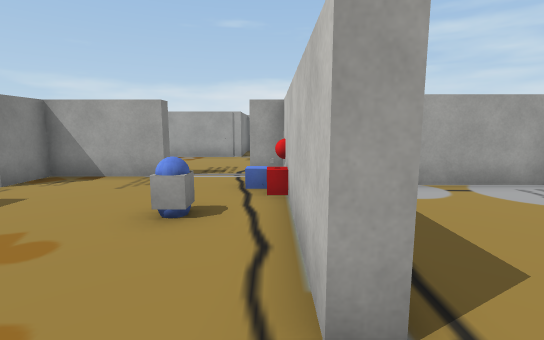
[1] (above)

18 first-person views from a walk through a scene from a Unity 3-D project. The camera is 1.5 m above the floor, tilts 8° down and sees 85° across. The floor is counted in squares, 1.14 m on a side. Each view is taken from the middle of a square. On the plan, view 1 faces up. The plan holds only what a view shows up to about 14 squares ahead; the rest is blank. The player is left out. Some surface patterns are stand-ins.

[2]
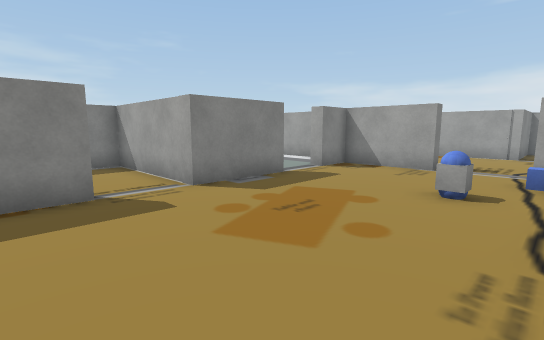

[3]
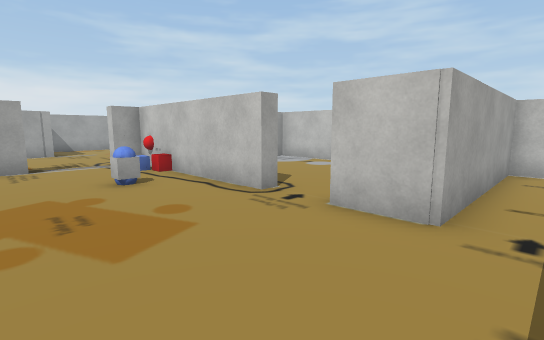

[4]
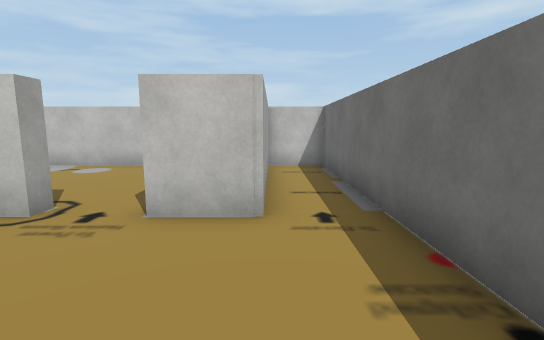

[5]
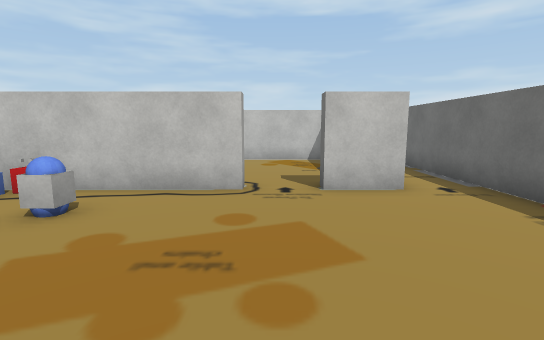

[6]
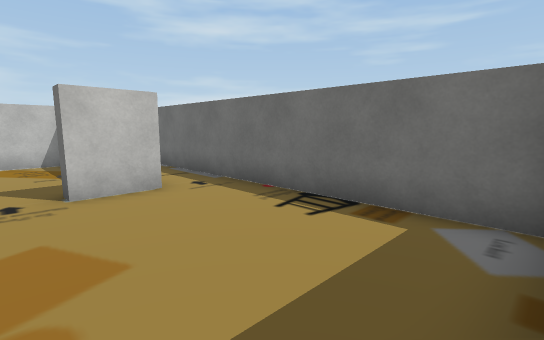

[7]
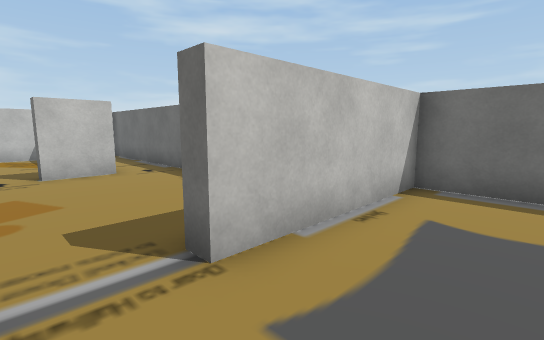

[8]
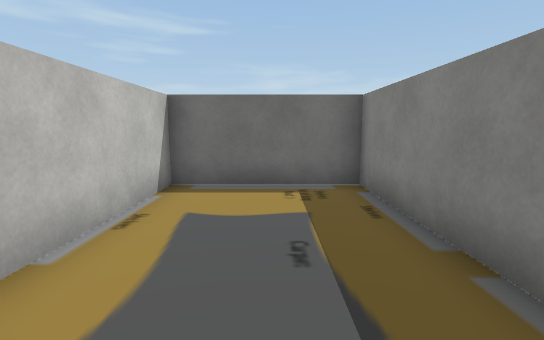

[9]
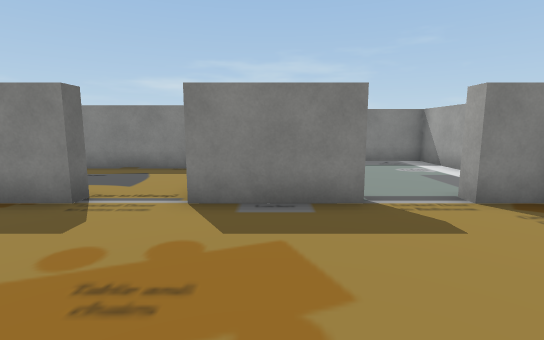

[10]
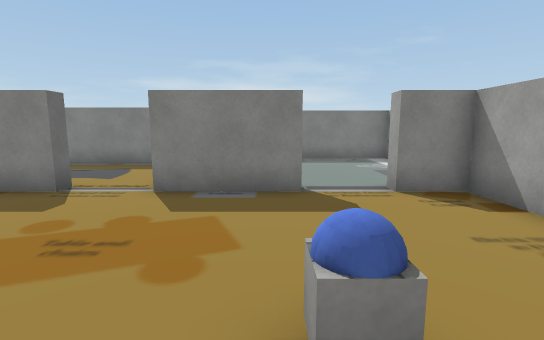

[11]
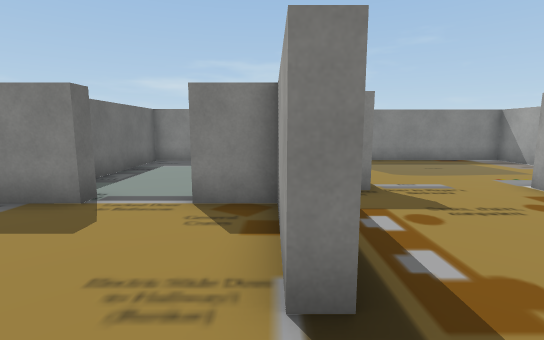

[12]
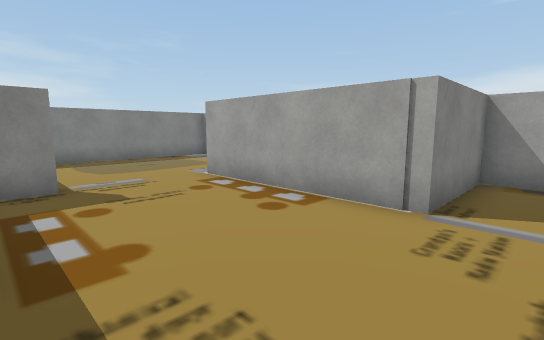

[13]
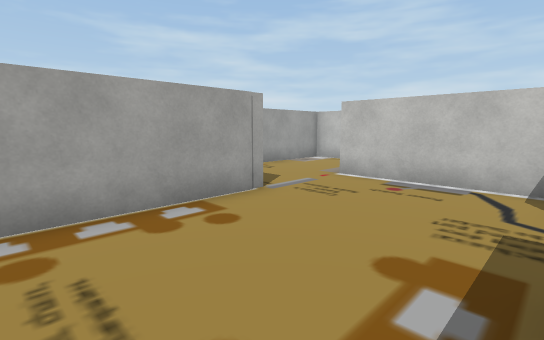

[14]
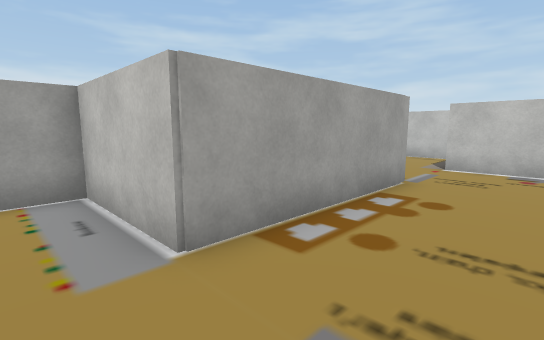

[15]
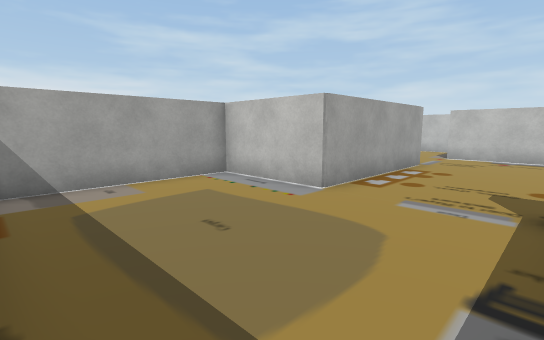

[16]
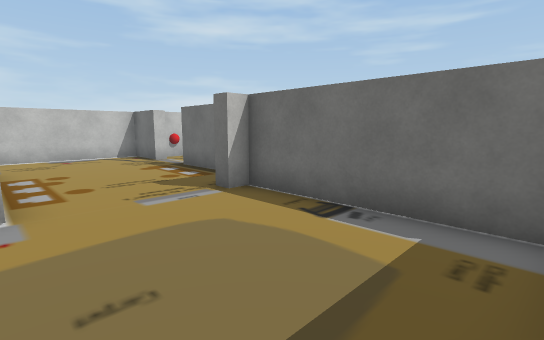

[17]
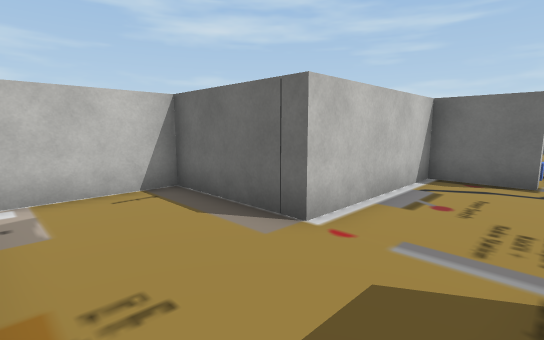

[18]
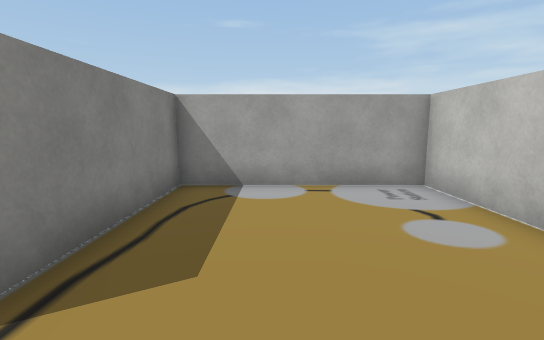

### Floor plan
Ten units are one square. View 1 is at (0, 0); x grows to the right and y downward. Boxes are objects, and circles mark ways between rooms. Rooms are numbered by the first view taken in them; rooms with no view inside come last. Other rooms are left out.
<svg viewBox="-139 -179 210 243">
<path fill="none" stroke="#000" d="M3 -16 3 -52M-66 5 -61 5 -61 19M-66 -46 -61 -46 -61 -16M3 -74 3 -81 -6 -81 -6 -86M-30 -86 -30 -81 -61 -81 -61 -66 -66 -66M-59 38 66 38 66 19 3 19 3 1M-61 -16 -111 -16 -111 59 -66 59 -66 5M-51 -86 -30 -86M-6 -86 16 -86 16 -137 54 -137 54 -174 19 -174M-2 -174 -14 -174 -14 -138 -76 -138 -76 -174 -134 -174 -134 -110M-129 -95 -78 -95 -78 -101 -73 -101 -73 -92M9 -16 3 -16M66 11 66 -68 8 -68 8 -21M3 1 9 1M-85 -90 -130 -90 -130 -33 -88 -33"/>
<rect x="-25" y="-45" width="10" height="10" fill="#bbb"><title>blue capsule</title></rect>
<rect x="-15" y="-45" width="10" height="10" fill="#bbb"><title>cube</title></rect>
<rect x="-5" y="-55" width="10" height="10" fill="#bbb"><title>red cube</title></rect>
<rect x="-5" y="-65" width="10" height="10" fill="#bbb"><title>other object</title></rect>
<rect x="-5" y="-75" width="10" height="10" fill="#bbb"><title>red ball</title></rect>
<circle cx="-60" cy="-5" r="3" fill="#2a7"/>
<circle cx="-15" cy="-80" r="3" fill="#2a7"/>
<circle cx="10" cy="-5" r="3" fill="#2a7"/>
<circle cx="-60" cy="-55" r="3" fill="#2a7"/>
<text x="-20" y="-20">1</text>
<text x="-90" y="20">2</text>
<text x="-50" y="-130">3</text>
<text x="40" y="-20">4</text>
<text x="-100" y="-60">5</text>
</svg>
Room 1 opens to room 2. Room 1 opens to room 3. Room 1 opens to room 4. Room 1 opens to room 5.

Where each view was taken, in squares from view 1:
view 1: 0 up, 0 right, facing up
view 2: 2 down, 0 right, facing up-left
view 3: 3 down, 4 left, facing up-right
view 4: 2 down, 4 left, facing right
view 5: 1 up, 6 left, facing right
view 6: 1 up, 6 left, facing down-right
view 7: 1 up, 9 left, facing down-right
view 8: 1 up, 9 left, facing down
view 9: 3 up, 1 left, facing left
view 10: 4 up, 0 right, facing left
view 11: 8 up, 1 left, facing left
view 12: 9 up, 0 right, facing up-left
view 13: 9 up, 6 left, facing up-right
view 14: 11 up, 9 left, facing up-right
view 15: 10 up, 13 left, facing up-right
view 16: 14 up, 13 left, facing down-right
view 17: 17 up, 1 left, facing down-right
view 18: 0 up, 3 right, facing up
